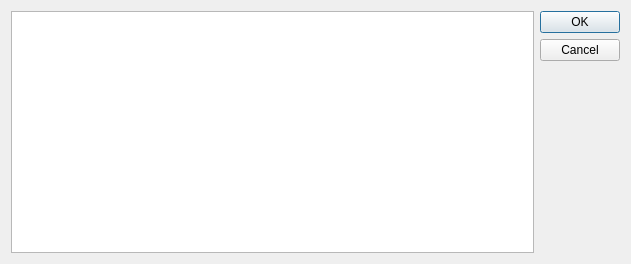
<?xml version="1.0" encoding="UTF-8"?>
<ui version="4.0">
 <class>Log</class>
 <widget class="QDialog" name="Log">
  <property name="geometry">
   <rect>
    <x>0</x>
    <y>0</y>
    <width>631</width>
    <height>264</height>
   </rect>
  </property>
  <property name="windowTitle">
   <string>Log</string>
  </property>
  <layout class="QGridLayout" name="gridLayout">
   <item row="0" column="0">
    <widget class="QPlainTextEdit" name="plainTextEdit">
     <property name="font">
      <font>
       <family>Courier New</family>
       <pointsize>11</pointsize>
      </font>
     </property>
     <property name="readOnly">
      <bool>true</bool>
     </property>
     <property name="plainText">
      <string/>
     </property>
    </widget>
   </item>
   <item row="0" column="1">
    <widget class="QDialogButtonBox" name="buttonBox">
     <property name="orientation">
      <enum>Qt::Vertical</enum>
     </property>
     <property name="standardButtons">
      <set>QDialogButtonBox::Cancel|QDialogButtonBox::Ok</set>
     </property>
    </widget>
   </item>
  </layout>
 </widget>
 <resources/>
 <connections>
  <connection>
   <sender>buttonBox</sender>
   <signal>accepted()</signal>
   <receiver>Log</receiver>
   <slot>accept()</slot>
   <hints>
    <hint type="sourcelabel">
     <x>248</x>
     <y>254</y>
    </hint>
    <hint type="destinationlabel">
     <x>157</x>
     <y>274</y>
    </hint>
   </hints>
  </connection>
  <connection>
   <sender>buttonBox</sender>
   <signal>rejected()</signal>
   <receiver>Log</receiver>
   <slot>reject()</slot>
   <hints>
    <hint type="sourcelabel">
     <x>316</x>
     <y>260</y>
    </hint>
    <hint type="destinationlabel">
     <x>286</x>
     <y>274</y>
    </hint>
   </hints>
  </connection>
 </connections>
</ui>
